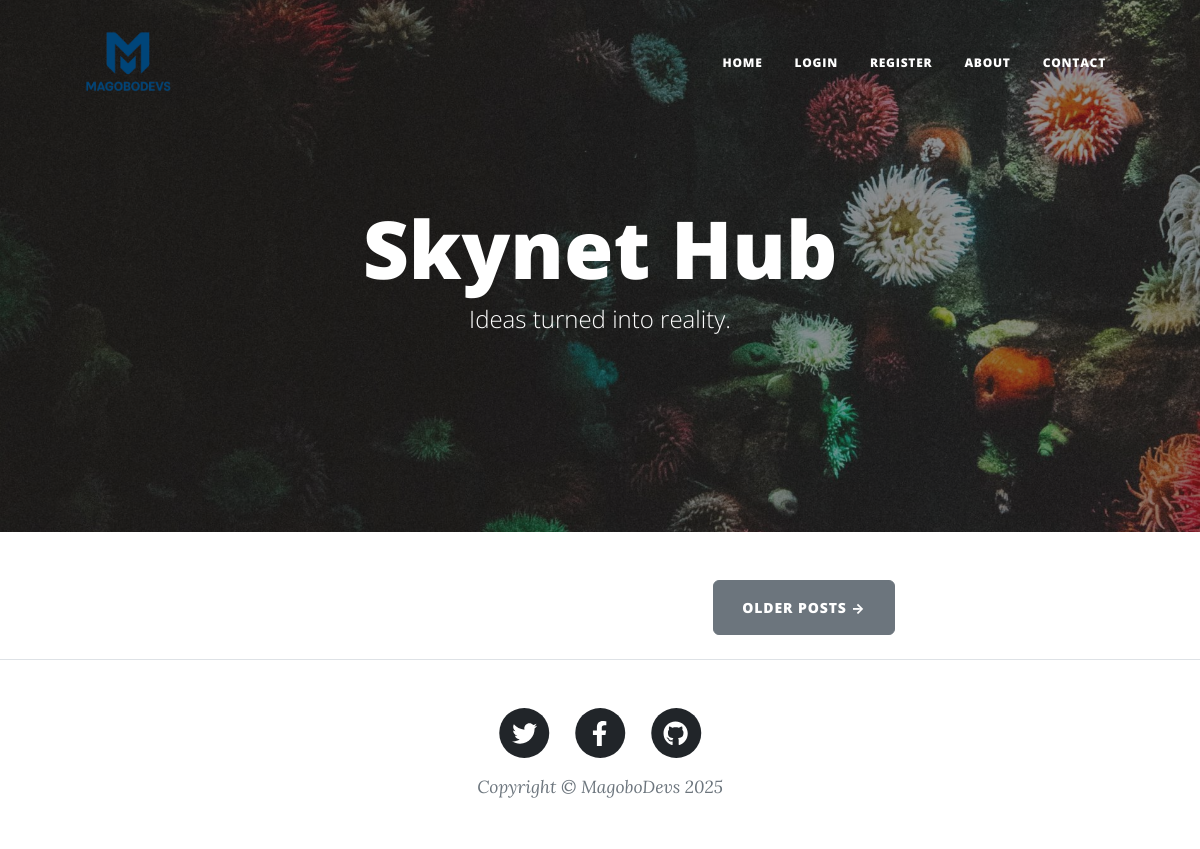
Before: / with the older database file.
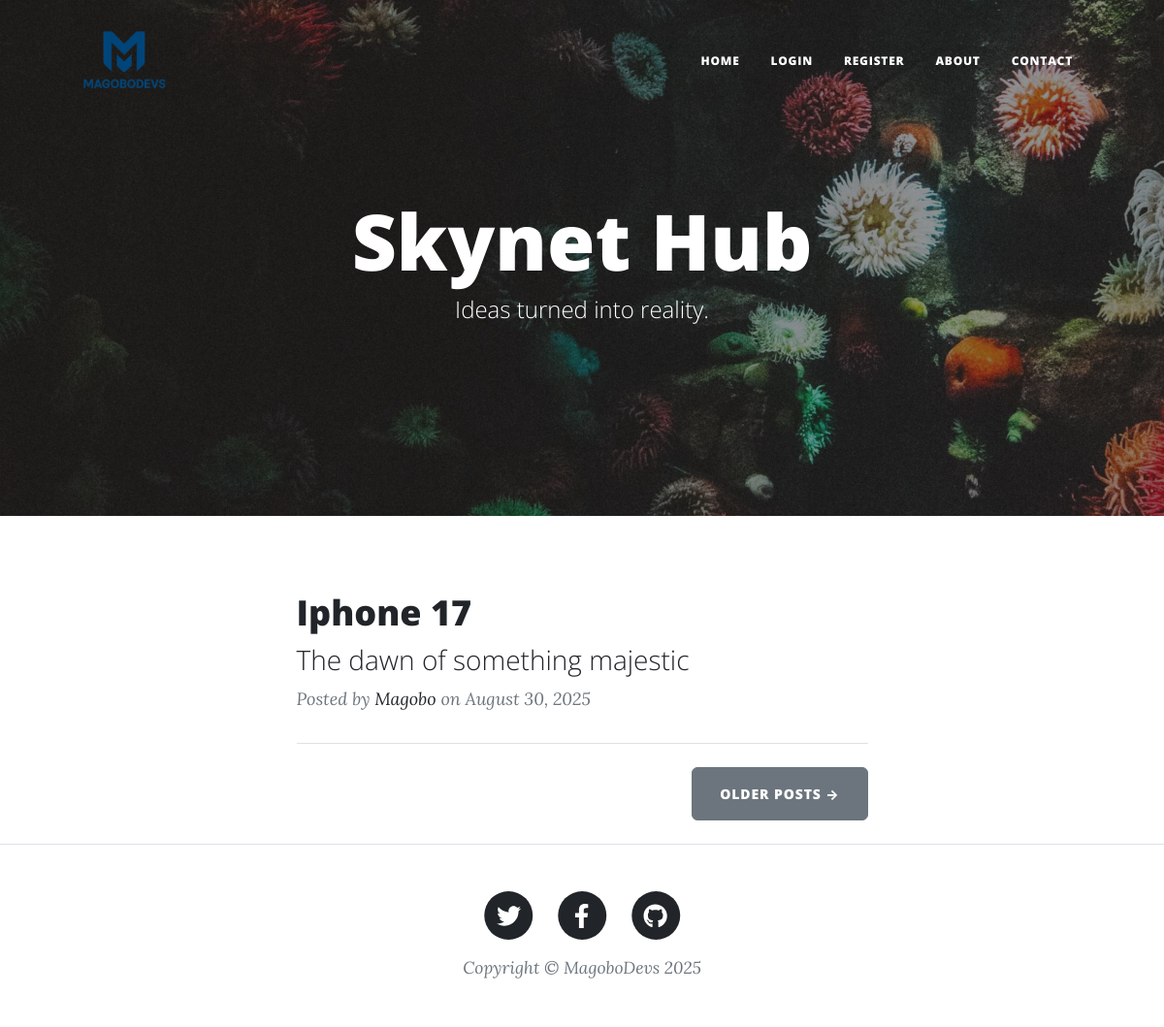
After: the same page with the newer database file.
### main.py (models this page shows)
class BlogPost(db.Model):
    __tablename__ = "blog_posts"
    id: Mapped[int] = mapped_column(Integer, primary_key=True)
    author_id: Mapped[int] = mapped_column(Integer, db.ForeignKey("users.id"))
    title: Mapped[str] = mapped_column(String(250), unique=True, nullable=False)
    subtitle: Mapped[str] = mapped_column(String(250), nullable=False)
    date: Mapped[str] = mapped_column(String(250), nullable=False)
    body: Mapped[str] = mapped_column(Text, nullable=False)
    author: Mapped[str] = mapped_column(String(250), nullable=False)
    img_url: Mapped[str] = mapped_column(String(250), nullable=False)
    author = relationship("User", back_populates="posts")
    comments = relationship("Comment", back_populates="parent_post")

class User(db.Model):
    __tablename__ = "users"
    id: Mapped[int] = mapped_column(Integer, primary_key=True)
    email: Mapped[str] = mapped_column(String(250), unique=True, nullable=False)
    name: Mapped[str] = mapped_column(String(250), nullable=False)
    password: Mapped[str] = mapped_column(String(250), nullable=False)
    posts = relationship("BlogPost", back_populates="author")
    comments = relationship("Comment", back_populates="comment_author")

### main.py (the view)
@app.route('/')
def get_all_posts():
    result = db.session.execute(db.select(BlogPost))
    posts = result.scalars().all()
    return render_template("index.html", all_posts=posts, current_user=current_user)

### templates/index.html (shortened to what this page needs)
{% include "header.html" %}
<header
  class="masthead"
  style="background-image: url('../static/assets/img/home-bg.jpg')"
>
  <div class="container position-relative px-4 px-lg-5">
    <div class="row gx-4 gx-lg-5 justify-content-center">
      <div class="col-md-10 col-lg-8 col-xl-7">
        <div class="site-heading">
          <h1>Skynet Hub</h1>
          <span class="subheading">Ideas turned into reality.</span>
        </div>
      </div>
    </div>
  </div>
</header>
<div class="container px-4 px-lg-5">
  <div class="row gx-4 gx-lg-5 justify-content-center">
    <div class="col-md-10 col-lg-8 col-xl-7">
      {% for post in all_posts %}
      <div class="post-preview">
        <a href="{{ url_for('show_post', post_id=post.id) }}">
          <h2 class="post-title">{{ post.title }}</h2>
          <h3 class="post-subtitle">{{ post.subtitle }}</h3>
        </a>
        <p class="post-meta">
          Posted by
          <a href="#">{{post.author.name}}</a>
          on {{post.date}}
        </p>
      </div>
      <hr class="my-4" />
      {% endfor %}
      <div class="d-flex justify-content-end mb-4">
        <a class="btn btn-secondary text-uppercase" href="#!">Older Posts →</a>
      </div>
    </div>
  </div>
</div>
{% include "footer.html" %}

### templates/header.html (shortened to what this page needs)
<!DOCTYPE html>
<html lang="en">
  <head>
    {% block styles %}
    {{ bootstrap.load_css() }}
    <link
      href="{{ url_for('static', filename='css/styles.css') }}"
      rel="stylesheet"
    />
    {% endblock %}
  </head>
  <body>
    <nav class="navbar navbar-expand-lg navbar-light" id="mainNav">
      <div class="container px-4 px-lg-5">
        <a class="navbar-brand" href="/"><img src="../static/assets/magoboDevsLogo.png"
          height="100" alt="MagoboDevs Logo"></a>
        <div class="collapse navbar-collapse" id="navbarResponsive">
          <ul class="navbar-nav ms-auto py-4 py-lg-0">
            <li class="nav-item">
              <a
                class="nav-link px-lg-3 py-3 py-lg-4"
                href="{{ url_for('get_all_posts') }}"
                >Home</a
              >
            </li>
             {% if not current_user.is_authenticated: %}
            <li class="nav-item">
              <a
                class="nav-link px-lg-3 py-3 py-lg-4"
                href="{{ url_for('login') }}"
                >Login</a
              >
            </li>
            <li class="nav-item">
              <a
                class="nav-link px-lg-3 py-3 py-lg-4"
                href="{{ url_for('register') }}"
                >Register</a
              >
            </li>
            {% endif %}
            <li class="nav-item">
              <a
                class="nav-link px-lg-3 py-3 py-lg-4"
                href="{{ url_for('about') }}"
                >About</a
              >
            </li>
            <li class="nav-item">
              <a
                class="nav-link px-lg-3 py-3 py-lg-4"
                href="{{ url_for('contact') }}"
                >Contact</a
              >
            </li>
          </ul>
        </div>
      </div>
    </nav>
  </body>
</html>

### templates/footer.html (shortened to what this page needs)
        <footer class="border-top">
          <div class="container px-4 px-lg-5">
              <div class="row gx-4 gx-lg-5 justify-content-center">
                  <div class="col-md-10 col-lg-8 col-xl-7">
                      <ul class="list-inline text-center">
                          <li class="list-inline-item">
                              <a href="#!">
                                  <span class="fa-stack fa-lg">
                                      <i class="fas fa-circle fa-stack-2x"></i>
                                      <i class="fab fa-twitter fa-stack-1x fa-inverse"></i>
                                  </span>
                              </a>
                          </li>
                          <li class="list-inline-item">
                              <a href="#!">
                                  <span class="fa-stack fa-lg">
                                      <i class="fas fa-circle fa-stack-2x"></i>
                                      <i class="fab fa-facebook-f fa-stack-1x fa-inverse"></i>
                                  </span>
                              </a>
                          </li>
                          <li class="list-inline-item">
                              <a href="#!">
                                  <span class="fa-stack fa-lg">
                                      <i class="fas fa-circle fa-stack-2x"></i>
                                      <i class="fab fa-github fa-stack-1x fa-inverse"></i>
                                  </span>
                              </a>
                          </li>
                      </ul>
                      <div class="small text-center text-muted fst-italic">Copyright &copy; MagoboDevs 2025</div>
                  </div>
              </div>
          </div>
      </footer>
  </body>
</html>

Changed rows visible on the page:
added BlogPost: title "Iphone 17", subtitle "The dawn of something majestic", author.name "Magobo", date "August 30, 2025"
